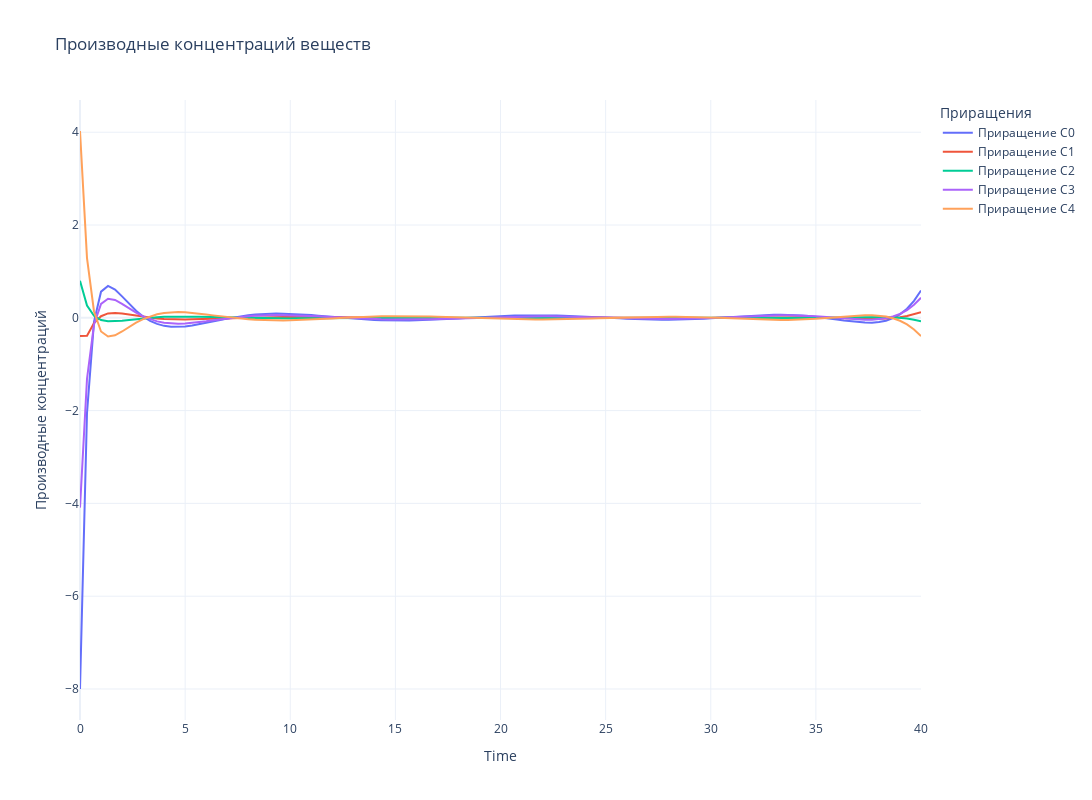

Here is the notebook cell this chart was saved with:
### Markdown cell above
### От полиномов

### Code cell
fig = go.Figure()

# Добавляем линии для каждого вещества
for i in range(N_SUBSTANCE):
    fig.add_trace(go.Scatter(
        x=tsteps, 
        y=dCdt_TRUE[i] - dCdt_predict[i], 
        mode='lines', 
        name=f'Приращение C{i}'
    ))

# Настройки графика
fig.update_layout(
    title='Производные концентраций веществ',
    xaxis_title='Time',
    yaxis_title='Производные концентраций',
    legend_title='Приращения',
    template='plotly_white',
    width=1400,  # Ширина холста
    height=800   # Высота холста
)

fig.show()
